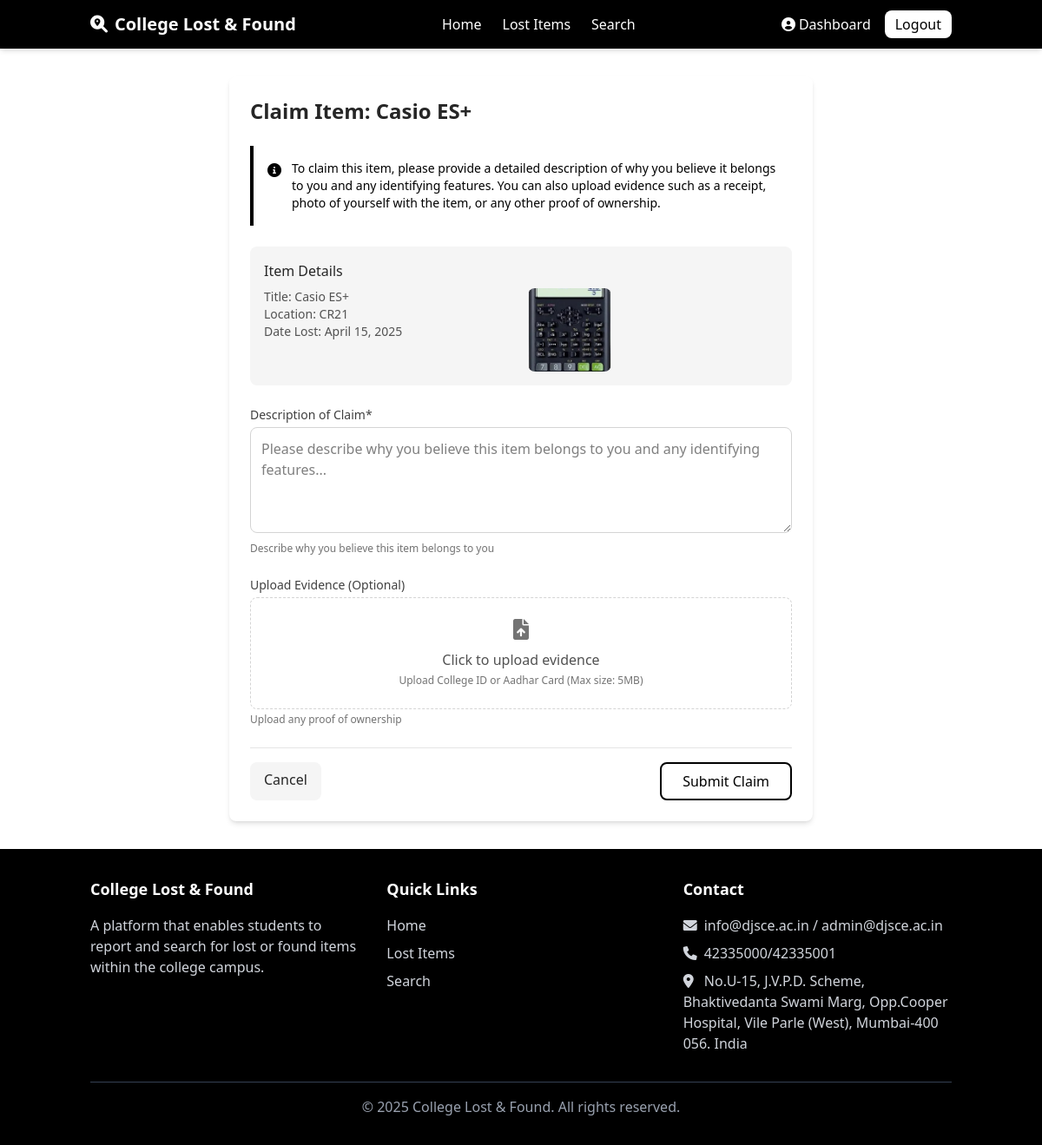
Screenshot of /claim/4/lost/ (signed in) with the database file from the repository.
### items/models.py (models this page shows, shortened)
class BaseItem(models.Model):
    title = models.CharField(max_length=100)
    description = models.TextField()
    date_posted = models.DateTimeField(auto_now_add=True)
    location = models.CharField(max_length=100)
    image = models.ImageField(upload_to='item_images/', blank=True, null=True)
    user = models.ForeignKey(User, on_delete=models.CASCADE)
    class Meta:
        abstract = True
        ordering = ['-date_posted']

class LostItem(BaseItem):
    date_lost = models.DateField()
    is_found = models.BooleanField(default=False)

### items/views.py (the view)
# urls.py: path('claim/<int:pk>/<str:item_type>/', views.claim_item, name='claim-item'),
@login_required
def claim_item(request, pk, item_type):
    if item_type == 'lost':
        item = get_object_or_404(LostItem, pk=pk)
        redirect_url = 'lost-item-detail'
    else:
        item = get_object_or_404(FoundItem, pk=pk)
        redirect_url = 'found-item-detail'
    if item_type == 'lost':
        existing_claim = ItemClaim.objects.filter(user=request.user, lost_item=item).exists()
    else:
        existing_claim = ItemClaim.objects.filter(user=request.user, found_item=item).exists()
    if existing_claim:
        messages.warning(request, 'You have already submitted a claim for this item.')
        return redirect(redirect_url, pk=pk)
    if request.method == 'POST':
        form = ItemClaimForm(request.POST, request.FILES)
        if form.is_valid():
            claim = form.save(commit=False)
            claim.user = request.user
            if item_type == 'lost':
                claim.lost_item = item
            else:
                claim.found_item = item
            claim.save()
            if item_type == 'lost':
                item.is_found = True
                item.save()
            else:
                item.is_claimed = True
                item.save()
            return redirect(redirect_url, pk=pk)
    else:
        form = ItemClaimForm()
    return render(request, 'items/claim_form.html', {
        'form': form,
        'item': item,
        'item_type': item_type
    })

### items/forms.py
class ItemClaimForm(forms.ModelForm):
    class Meta:
        model = ItemClaim
        fields = ['description', 'evidence']
        widgets = {
            'description': forms.Textarea(attrs={'rows': 4, 'placeholder': 'Please describe why you believe this item belongs to you and any identifying features...'}),
        }

### templates/items/claim_form.html (shortened to what this page needs)
{% extends 'base.html' %}
{% block content %}
<div class="max-w-2xl mx-auto">
    <div class="bg-white rounded-lg shadow-md p-6">
        <h1 class="text-2xl font-bold text-neutral-800 mb-6">
            Claim Item: {{ item.title }}
        </h1>
        <div class="bg-primary-50 border-l-4 border-primary-500 p-4 mb-6">
            <div class="flex">
                <div class="flex-shrink-0">
                    <i class="fas fa-info-circle text-primary-500"></i>
                </div>
                <div class="ml-3">
                    <p class="text-sm text-primary-700">
                        To claim this item, please provide a detailed description of why you believe it belongs to you and any identifying features.
                        You can also upload evidence such as a receipt, photo of yourself with the item, or any other proof of ownership.
                    </p>
                </div>
            </div>
        </div>
        <div class="bg-neutral-100 rounded-lg p-4 mb-6">
            <h3 class="font-medium text-neutral-800 mb-2">Item Details</h3>
            <div class="grid grid-cols-1 md:grid-cols-2 gap-4">
                <div>
                    <p class="text-sm text-neutral-600">
                        <span class="font-medium">Title:</span> {{ item.title }}
                    </p>
                    <p class="text-sm text-neutral-600">
                        <span class="font-medium">Location:</span> {{ item.location }}
                    </p>
                    {% if item_type == 'lost' %}
                        <p class="text-sm text-neutral-600">
                            <span class="font-medium">Date Lost:</span> {{ item.date_lost|date:"F j, Y" }}
                        </p>
                    {% else %}
                        <p class="text-sm text-neutral-600">
                            <span class="font-medium">Date Found:</span> {{ item.date_found|date:"F j, Y" }}
                        </p>
                    {% endif %}
                </div>
                <div>
                    {% if item.image %}
                        <img src="{{ item.image.url }}" alt="{{ item.title }}" class="h-24 w-24 object-cover rounded-lg">
                    {% else %}
                        <div class="h-24 w-24 bg-neutral-200 rounded-lg flex items-center justify-center">
                            <i class="fas fa-image text-neutral-400 text-xl"></i>
                        </div>
                    {% endif %}
                </div>
            </div>
        </div>
        <form method="POST" enctype="multipart/form-data" class="space-y-6">
            <div>
                <label for="{{ form.description.id_for_label }}" class="block text-sm font-medium text-neutral-700 mb-1">Description of Claim*</label>
                <textarea name="{{ form.description.name }}" id="{{ form.description.id_for_label }}"
                          class="w-full p-3 border border-neutral-300 rounded-lg focus:outline-none focus:ring-2 focus:ring-primary-500"
                          rows="4" placeholder="Please describe why you believe this item belongs to you and any identifying features..." required>{{ form.description.value|default:'' }}</textarea>
                {% if form.description.help_text %}
                    <p class="text-xs text-neutral-500 mt-1">{{ form.description.help_text }}</p>
                {% endif %}
            </div>
            <div>
                <label for="{{ form.evidence.id_for_label }}" class="block text-sm font-medium text-neutral-700 mb-1">Upload Evidence (Optional)</label>
                <div class="border border-dashed border-neutral-300 rounded-lg p-6 text-center hover:bg-neutral-50 transition cursor-pointer"
                     onclick="document.getElementById('{{ form.evidence.id_for_label }}').click()">
                    <div class="text-neutral-500 mb-2">
                        <i class="fas fa-file-upload text-2xl"></i>
                    </div>
                    <p class="text-neutral-600 mb-1">Click to upload evidence</p>
                    <p class="text-xs text-neutral-500">Upload College ID or Aadhar Card (Max size: 5MB)</p>
                </div>
                {% if form.evidence.help_text %}
                    <p class="text-xs text-neutral-500 mt-1">{{ form.evidence.help_text }}</p>
                {% endif %}
            </div>
            <div class="pt-4 border-t border-neutral-200 flex justify-between">
                <a href="{% if item_type == 'lost' %}{% url 'lost-item-detail' item.pk %}{% else %}{% url 'found-item-detail' item.pk %}{% endif %}" class="bg-neutral-100 hover:bg-neutral-200 text-neutral-800 py-2 px-4 rounded-lg transition">
                    Cancel
                </a>
                <button type="submit" class="bg-primary-600 hover:bg-primary-700 border-2 border-black cursor-pointer py-2 px-6 rounded-lg transition">
                    Submit Claim
                </button>
            </div>
        </form>
    </div>
</div>
{% endblock %}

### rows the page displays
LostItem: title "Casio ES+", location "CR21", date_lost "April 15, 2025", image (picture)
